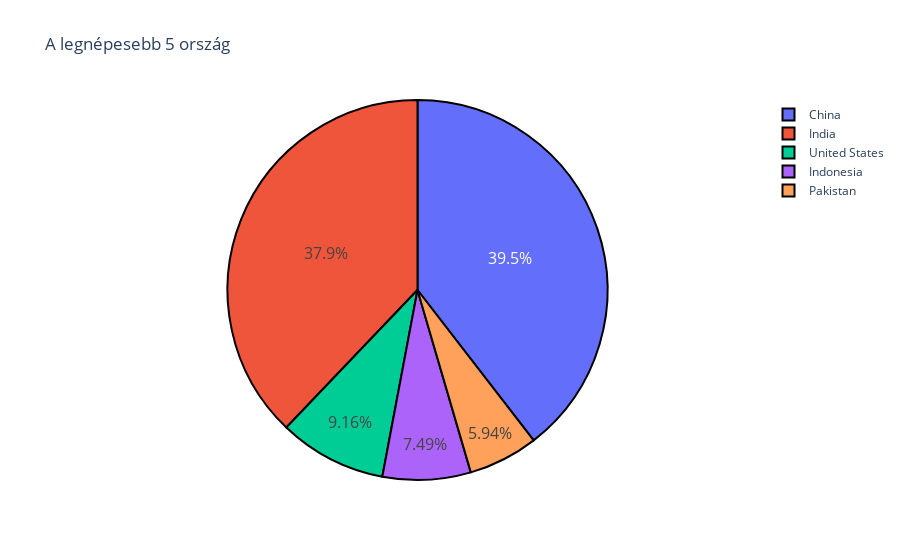

The code cell stored with this chart in its notebook:
### Markdown cell above
A diagram Plotly esetén is magas szinten testreszabható. Pl.: a szöveg mérete beállítható <code>fig.update_traces(textfont_size = érték)</code> vonalvastagság <code>fig.update_traces(marker = dict(line = dict(color = "szín", width = érték)))</code> paranccsal.

### Code cell
fig.update_traces(textfont_size = 16)
fig.update_traces(marker = dict(line = dict(color = "black", width = 2)))

fig.show()

### Figure 1 — Plotly figure (JSON) as saved in the notebook; plotly's stock layout.template omitted (floating-point values rounded to 4 significant figures)
{"data": [{"domain": {"x": [0, 1], "y": [0, 1]}, "hovertemplate": "countryName=%{label}<br>population=%{value}<extra></extra>", "labels": ["China", "India", "United States", "Indonesia", "Pakistan"], "legendgroup": "", "marker": {"line": {"color": "black", "width": 2}}, "name": "", "showlegend": true, "textfont": {"size": 16}, "type": "pie", "values": [1411778724, 1352617328, 327167434, 267663435, 212215030]}], "layout": {"legend": {"tracegroupgap": 0}, "title": {"text": "A legnépesebb 5 ország"}}}
